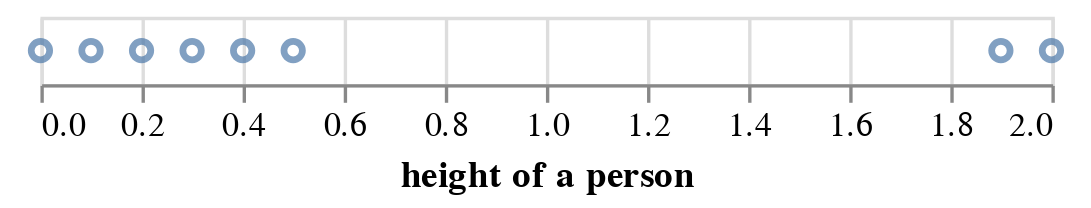

Notebook source saved alongside this figure:
### Markdown cell above
## Continuous data types

Continuous data types are data types that can take on an infinite number of values.

For example, the height of a person is a continuous data type because it can take on an infinite number of values.

Example visualization of continuous data types using altair and python:

  ```python
  import altair as alt
  import pandas as pd

  df = pd.DataFrame({
      'height of a person': [0.0, 0.1, 0.2, 0.3, 0.4, 0.5, ..., 1.9, 2.0]
  })

  alt.Chart(df).mark_point().encode(
      x='height of a person'
  )
  ```

### Code cell
import altair as alt
import pandas as pd

df = pd.DataFrame({
    'height of a person': [, 0.1, 0.2, 0.3, 0.4, 0.5, 0.01.9, 2.0]
})

alt.Chart(df).mark_point().encode(
    x='height of a person'
)

### Figure 1 — Vega-Lite specification as saved in the notebook (floating-point values rounded to 4 significant figures)
{"config": {"view": {"continuousWidth": 300, "continuousHeight": 300}}, "data": {"name": "data-d227e86f04353b5f2a4bbca152175a6b"}, "mark": {"type": "point"}, "encoding": {"x": {"field": "height of a person", "type": "quantitative"}}, "$schema": "https://vega.github.io/schema/vega-lite/v5.8.0.json", "datasets": {"data-d227e86f04353b5f2a4bbca152175a6b": [{"height of a person": 0.0}, {"height of a person": 0.1}, {"height of a person": 0.2}, {"height of a person": 0.3}, {"height of a person": 0.4}, {"height of a person": 0.5}, {"height of a person": 1.9}, {"height of a person": 2.0}]}}
